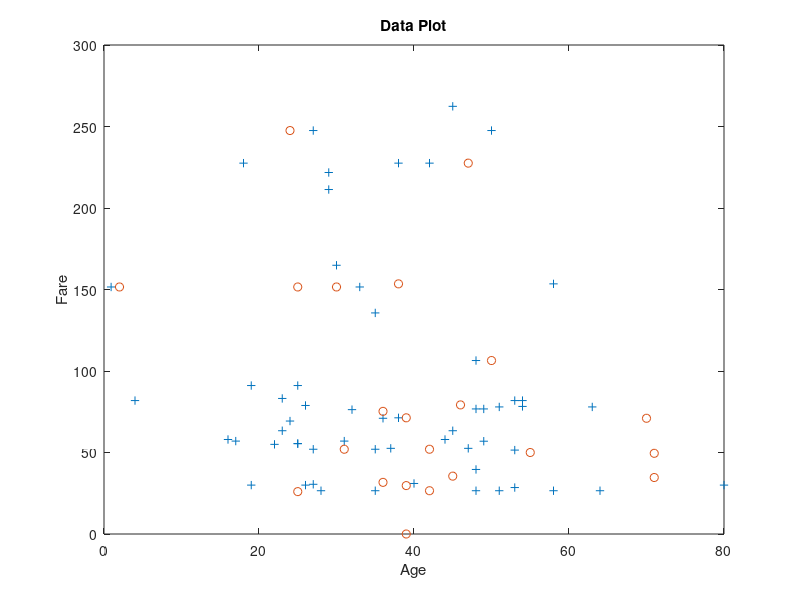
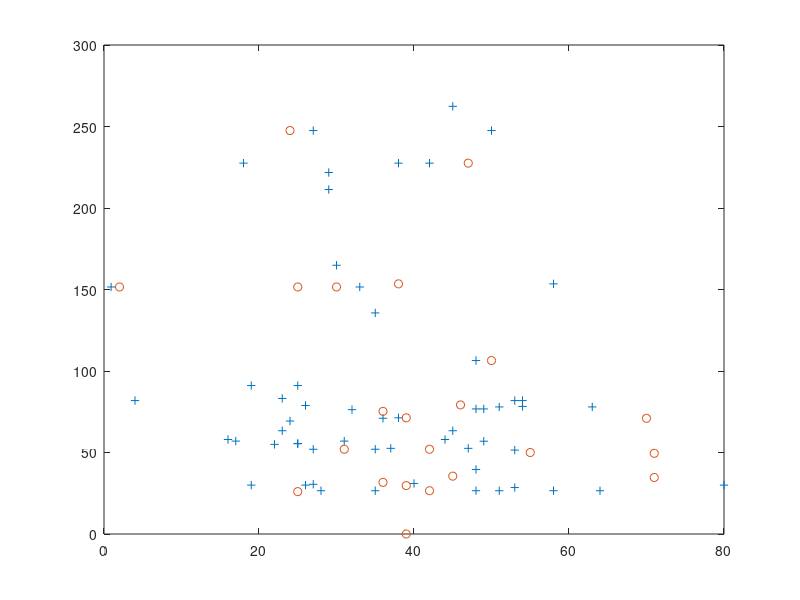

Write the MATLAB code that produced these figures, in order. (Note: this script raises an error after producing the figures.)
%Experiment 4 - Regularization Logistic Regression
clc;
close all;
x = load('titan.dat');
y = load('surv.dat');
m = length(y);

%Procedure 4.4 - Plot Data

    figure
    pos = find(y);
    neg = find(y==0);
    plot(x(pos,1),x(pos,2),'+')
    hold on
    plot(x(neg,1),x(neg,2),'o')
    title('Data Plot')
    xlabel('Age')
    ylabel('Fare')
    
    figure
    pos = find(y);
    neg = find(y==0);
    plot(x(pos,1),x(pos,2),'+')
    hold on
    plot(x(neg,1),x(neg,2),'o')
    
    %Use map_feature.m file - maps the original inputs to the feature vector.
    x = map_feature(x(:,1), x(:,2));
    [m, n] = size(x);
    theta = zeros(n, 1); %Initialization of fitting parameters

%Procedure 4.5 - Newton's Method using values of lambda    
    %Sigmoid Function
    g = inline('1.0 ./ (1.0 + exp(-z))');
    
    MAX_ITR = 15;
    J = zeros(MAX_ITR, 1);
    
    lambda = 0;
    for i = 1:MAX_ITR
        % Calculate the hypothesis function
        z = x * theta;
        h = g(z);

        % Logistic Regression Cost Function with a regularization term
        % Cost Function: J(i) =(1/m)*sum(-y.*log(h) - (1-y).*log(1-h))
        % Regularization term: lambda/(2*m))*norm(theta([2:end]))^2;
        J(i) =(1/m)*sum(-y.*log(h) - (1-y).*log(1-h))+ ...
        (lambda/(2*m))*norm(theta([2:end]))^2;

        % Calculate gradient and hessian.
        G = (lambda/m).*theta; G(1) = 0; % extra term for gradient
        L = (lambda/m).*eye(n); L(1) = 0;% extra term for Hessian
        grad = ((1/m).*x' * (h-y)) + G; %Gradient with extra term
        H = ((1/m).*x' * diag(h) * diag(1-h) * x) + L; %Hessian with extra term

        % Using update rule
        theta = theta - H\grad;
        %ite = i

    end

%Procedure 4.6 - Print Value of J    
    J

%Proecdure 4.7 - Plotting of Decision Boundary    
    norm_theta = norm(theta) 
    
    % Define the ranges of the grid
    u = linspace(-1, 1.5, 200);
    v = linspace(-1, 1.5, 200);
    % Initialize space for the values to be plotted
    z = zeros(length(u), length(v));
    % Evaluate z = theta*x over the grid
    for i = 1:length(u)
        for j = 1:length(v)
            z(i,j) = map_feature(u(i), v(j))*theta;
        end
    end
    % Because of the way that contour plotting works
    % in Matlab, we need to transpose z, or
    % else the axis orientation will be flipped!
    z = z';
    % Plot z = 0 by specifying the range [0, 0]
    contour(u, v, z, [0, 0], 'LineWidth', 2)
    legend('y = 1', 'y = 0', 'Decision boundary')
    title(sprintf('\\lambda = %g', lambda), 'FontSize', 14)
    
    hold off
    